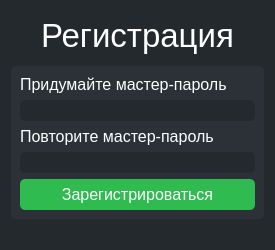
<?xml version="1.0" encoding="UTF-8"?>
<ui version="4.0">
 <class>Dialog</class>
 <widget class="QDialog" name="Dialog">
  <property name="geometry">
   <rect>
    <x>0</x>
    <y>0</y>
    <width>275</width>
    <height>250</height>
   </rect>
  </property>
  <property name="sizePolicy">
   <sizepolicy hsizetype="Fixed" vsizetype="Fixed">
    <horstretch>0</horstretch>
    <verstretch>0</verstretch>
   </sizepolicy>
  </property>
  <property name="minimumSize">
   <size>
    <width>275</width>
    <height>250</height>
   </size>
  </property>
  <property name="maximumSize">
   <size>
    <width>275</width>
    <height>250</height>
   </size>
  </property>
  <property name="windowTitle">
   <string>Dialog</string>
  </property>
  <property name="styleSheet">
   <string notr="true">background-color:rgb(36,41,45);</string>
  </property>
  <layout class="QGridLayout" name="gridLayout">
   <item row="2" column="0" colspan="2">
    <widget class="QWidget" name="formWidget" native="true">
     <property name="styleSheet">
      <string notr="true">background-color:rgb(43,49,55);
border-radius:5px;
border-width:2px;</string>
     </property>
     <layout class="QVBoxLayout" name="verticalLayout">
      <item>
       <widget class="QLabel" name="passwordLabel">
        <property name="font">
         <font>
          <family>Tahoma</family>
          <pointsize>12</pointsize>
         </font>
        </property>
        <property name="styleSheet">
         <string notr="true">color:rgb(255,255,255);</string>
        </property>
        <property name="text">
         <string>Придумайте мастер-пароль</string>
        </property>
        <property name="alignment">
         <set>Qt::AlignLeading|Qt::AlignLeft|Qt::AlignVCenter</set>
        </property>
       </widget>
      </item>
      <item>
       <widget class="QLineEdit" name="passwordEdit">
        <property name="font">
         <font>
          <family>Tahoma</family>
          <pointsize>12</pointsize>
         </font>
        </property>
        <property name="autoFillBackground">
         <bool>false</bool>
        </property>
        <property name="styleSheet">
         <string notr="true">color:rgb(255,255,255);background-color:rgb(36,41,45);font-size:12pt;
border-radius:5px;
border-width:2px;</string>
        </property>
        <property name="inputMethodHints">
         <set>Qt::ImhHiddenText|Qt::ImhNoAutoUppercase|Qt::ImhNoPredictiveText|Qt::ImhSensitiveData</set>
        </property>
        <property name="echoMode">
         <enum>QLineEdit::Password</enum>
        </property>
       </widget>
      </item>
      <item>
       <widget class="QLabel" name="repeatPasswordLabel">
        <property name="font">
         <font>
          <family>Tahoma</family>
          <pointsize>12</pointsize>
         </font>
        </property>
        <property name="styleSheet">
         <string notr="true">color:rgb(255,255,255);</string>
        </property>
        <property name="text">
         <string>Повторите мастер-пароль</string>
        </property>
       </widget>
      </item>
      <item>
       <widget class="QLineEdit" name="repeatPasswordEdit">
        <property name="font">
         <font>
          <family>Tahoma</family>
          <pointsize>12</pointsize>
         </font>
        </property>
        <property name="styleSheet">
         <string notr="true">color:rgb(255,255,255);background-color:rgb(36,41,45);font-size:12pt;
border-radius:5px;
border-width:2px;</string>
        </property>
        <property name="echoMode">
         <enum>QLineEdit::Password</enum>
        </property>
       </widget>
      </item>
      <item>
       <widget class="QPushButton" name="registerButton">
        <property name="enabled">
         <bool>true</bool>
        </property>
        <property name="sizePolicy">
         <sizepolicy hsizetype="Minimum" vsizetype="Maximum">
          <horstretch>0</horstretch>
          <verstretch>0</verstretch>
         </sizepolicy>
        </property>
        <property name="palette">
         <palette>
          <active>
           <colorrole role="WindowText">
            <brush brushstyle="SolidPattern">
             <color alpha="255">
              <red>255</red>
              <green>255</green>
              <blue>255</blue>
             </color>
            </brush>
           </colorrole>
           <colorrole role="Button">
            <brush brushstyle="SolidPattern">
             <color alpha="255">
              <red>47</red>
              <green>187</green>
              <blue>79</blue>
             </color>
            </brush>
           </colorrole>
           <colorrole role="Text">
            <brush brushstyle="SolidPattern">
             <color alpha="255">
              <red>255</red>
              <green>255</green>
              <blue>255</blue>
             </color>
            </brush>
           </colorrole>
           <colorrole role="ButtonText">
            <brush brushstyle="SolidPattern">
             <color alpha="255">
              <red>255</red>
              <green>255</green>
              <blue>255</blue>
             </color>
            </brush>
           </colorrole>
           <colorrole role="Base">
            <brush brushstyle="SolidPattern">
             <color alpha="255">
              <red>47</red>
              <green>187</green>
              <blue>79</blue>
             </color>
            </brush>
           </colorrole>
           <colorrole role="Window">
            <brush brushstyle="SolidPattern">
             <color alpha="255">
              <red>47</red>
              <green>187</green>
              <blue>79</blue>
             </color>
            </brush>
           </colorrole>
          </active>
          <inactive>
           <colorrole role="WindowText">
            <brush brushstyle="SolidPattern">
             <color alpha="255">
              <red>255</red>
              <green>255</green>
              <blue>255</blue>
             </color>
            </brush>
           </colorrole>
           <colorrole role="Button">
            <brush brushstyle="SolidPattern">
             <color alpha="255">
              <red>47</red>
              <green>187</green>
              <blue>79</blue>
             </color>
            </brush>
           </colorrole>
           <colorrole role="Text">
            <brush brushstyle="SolidPattern">
             <color alpha="255">
              <red>255</red>
              <green>255</green>
              <blue>255</blue>
             </color>
            </brush>
           </colorrole>
           <colorrole role="ButtonText">
            <brush brushstyle="SolidPattern">
             <color alpha="255">
              <red>255</red>
              <green>255</green>
              <blue>255</blue>
             </color>
            </brush>
           </colorrole>
           <colorrole role="Base">
            <brush brushstyle="SolidPattern">
             <color alpha="255">
              <red>47</red>
              <green>187</green>
              <blue>79</blue>
             </color>
            </brush>
           </colorrole>
           <colorrole role="Window">
            <brush brushstyle="SolidPattern">
             <color alpha="255">
              <red>47</red>
              <green>187</green>
              <blue>79</blue>
             </color>
            </brush>
           </colorrole>
          </inactive>
          <disabled>
           <colorrole role="WindowText">
            <brush brushstyle="SolidPattern">
             <color alpha="255">
              <red>255</red>
              <green>255</green>
              <blue>255</blue>
             </color>
            </brush>
           </colorrole>
           <colorrole role="Button">
            <brush brushstyle="SolidPattern">
             <color alpha="255">
              <red>47</red>
              <green>187</green>
              <blue>79</blue>
             </color>
            </brush>
           </colorrole>
           <colorrole role="Text">
            <brush brushstyle="SolidPattern">
             <color alpha="255">
              <red>255</red>
              <green>255</green>
              <blue>255</blue>
             </color>
            </brush>
           </colorrole>
           <colorrole role="ButtonText">
            <brush brushstyle="SolidPattern">
             <color alpha="255">
              <red>255</red>
              <green>255</green>
              <blue>255</blue>
             </color>
            </brush>
           </colorrole>
           <colorrole role="Base">
            <brush brushstyle="SolidPattern">
             <color alpha="255">
              <red>47</red>
              <green>187</green>
              <blue>79</blue>
             </color>
            </brush>
           </colorrole>
           <colorrole role="Window">
            <brush brushstyle="SolidPattern">
             <color alpha="255">
              <red>47</red>
              <green>187</green>
              <blue>79</blue>
             </color>
            </brush>
           </colorrole>
          </disabled>
         </palette>
        </property>
        <property name="font">
         <font>
          <family>Tahoma</family>
          <pointsize>12</pointsize>
         </font>
        </property>
        <property name="layoutDirection">
         <enum>Qt::LeftToRight</enum>
        </property>
        <property name="autoFillBackground">
         <bool>false</bool>
        </property>
        <property name="styleSheet">
         <string notr="true">border-radius:5px;
border-width:2px;
padding:6px;
border-color:rgb(47,187,79);
background-color:rgb(47,187,79);
color:rgb(255,255,255);
font-size:12pt;</string>
        </property>
        <property name="text">
         <string>Зарегистрироваться</string>
        </property>
        <property name="default">
         <bool>false</bool>
        </property>
       </widget>
      </item>
     </layout>
    </widget>
   </item>
   <item row="3" column="0" colspan="2">
    <widget class="QLabel" name="label">
     <property name="sizePolicy">
      <sizepolicy hsizetype="Preferred" vsizetype="Fixed">
       <horstretch>0</horstretch>
       <verstretch>0</verstretch>
      </sizepolicy>
     </property>
     <property name="font">
      <font>
       <family>Tahoma</family>
      </font>
     </property>
     <property name="styleSheet">
      <string notr="true">color:rgb(255,0,0)</string>
     </property>
     <property name="text">
      <string/>
     </property>
     <property name="alignment">
      <set>Qt::AlignRight|Qt::AlignTrailing|Qt::AlignVCenter</set>
     </property>
    </widget>
   </item>
   <item row="0" column="0" colspan="2">
    <widget class="QLabel" name="regiserLabel">
     <property name="font">
      <font>
       <family>Tahoma</family>
       <pointsize>25</pointsize>
      </font>
     </property>
     <property name="layoutDirection">
      <enum>Qt::LeftToRight</enum>
     </property>
     <property name="styleSheet">
      <string notr="true">color:rgb(255,255,255);font-size:25pt;</string>
     </property>
     <property name="text">
      <string>Регистрация</string>
     </property>
     <property name="textFormat">
      <enum>Qt::PlainText</enum>
     </property>
     <property name="alignment">
      <set>Qt::AlignCenter</set>
     </property>
    </widget>
   </item>
  </layout>
 </widget>
 <resources/>
 <connections/>
</ui>
